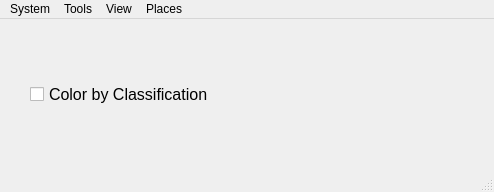
<?xml version="1.0" encoding="UTF-8"?>
<ui version="4.0">
 <class>MainWindow</class>
 <widget class="QMainWindow" name="MainWindow">
  <property name="geometry">
   <rect>
    <x>0</x>
    <y>0</y>
    <width>494</width>
    <height>192</height>
   </rect>
  </property>
  <property name="windowTitle">
   <string>MainWindow</string>
  </property>
  <widget class="QWidget" name="centralwidget">
   <widget class="QCheckBox" name="colorByClassificationCheckBox">
    <property name="geometry">
     <rect>
      <x>30</x>
      <y>30</y>
      <width>301</width>
      <height>91</height>
     </rect>
    </property>
    <property name="font">
     <font>
      <pointsize>12</pointsize>
     </font>
    </property>
    <property name="text">
     <string>Color by Classification</string>
    </property>
   </widget>
  </widget>
  <widget class="QMenuBar" name="menubar">
   <property name="geometry">
    <rect>
     <x>0</x>
     <y>0</y>
     <width>494</width>
     <height>17</height>
    </rect>
   </property>
   <widget class="QMenu" name="menuSystem">
    <property name="title">
     <string>System</string>
    </property>
    <addaction name="actionLoad"/>
    <addaction name="actionSave"/>
    <addaction name="actionPref_s"/>
    <addaction name="actionAbout"/>
   </widget>
   <widget class="QMenu" name="menuTools">
    <property name="title">
     <string>Tools</string>
    </property>
    <addaction name="actionDraw"/>
    <addaction name="actionMeasure"/>
    <addaction name="actionWaypoint"/>
    <addaction name="actionNote"/>
    <addaction name="actionDisk"/>
    <addaction name="actionResetTools"/>
   </widget>
   <widget class="QMenu" name="menuView">
    <property name="title">
     <string>View</string>
    </property>
    <addaction name="actionOriginal"/>
    <addaction name="actionIntensity"/>
    <addaction name="actionHeight"/>
    <addaction name="actionReset"/>
   </widget>
   <widget class="QMenu" name="menuPlaces">
    <property name="title">
     <string>Places</string>
    </property>
    <addaction name="actionPlace1"/>
    <addaction name="actionPlace2"/>
    <addaction name="actionPlace3"/>
    <addaction name="actionPlace4"/>
   </widget>
   <addaction name="menuSystem"/>
   <addaction name="menuTools"/>
   <addaction name="menuView"/>
   <addaction name="menuPlaces"/>
  </widget>
  <widget class="QStatusBar" name="statusbar"/>
  <action name="actionLoad">
   <property name="text">
    <string>Load</string>
   </property>
  </action>
  <action name="actionSave">
   <property name="text">
    <string>Save</string>
   </property>
  </action>
  <action name="actionPref_s">
   <property name="text">
    <string>Pref's</string>
   </property>
  </action>
  <action name="actionAbout">
   <property name="text">
    <string>About</string>
   </property>
  </action>
  <action name="actionDraw">
   <property name="text">
    <string>Draw</string>
   </property>
  </action>
  <action name="actionMeasure">
   <property name="text">
    <string>Measure</string>
   </property>
  </action>
  <action name="actionWaypoint">
   <property name="text">
    <string>Waypoint</string>
   </property>
  </action>
  <action name="actionNote">
   <property name="text">
    <string>Note</string>
   </property>
  </action>
  <action name="actionOriginal">
   <property name="text">
    <string>Original</string>
   </property>
  </action>
  <action name="actionIntensity">
   <property name="text">
    <string>Intensity</string>
   </property>
  </action>
  <action name="actionHeight">
   <property name="text">
    <string>Height</string>
   </property>
  </action>
  <action name="actionReset">
   <property name="text">
    <string>Reset</string>
   </property>
  </action>
  <action name="actionPlace1">
   <property name="text">
    <string>Place1</string>
   </property>
  </action>
  <action name="actionPlace2">
   <property name="text">
    <string>Place2</string>
   </property>
  </action>
  <action name="actionPlace3">
   <property name="text">
    <string>Place3</string>
   </property>
  </action>
  <action name="actionPlace4">
   <property name="text">
    <string>Place4</string>
   </property>
  </action>
  <action name="actionDisk">
   <property name="text">
    <string>Disk</string>
   </property>
  </action>
  <action name="actionResetTools">
   <property name="text">
    <string>Reset</string>
   </property>
  </action>
 </widget>
 <resources/>
 <connections/>
</ui>
